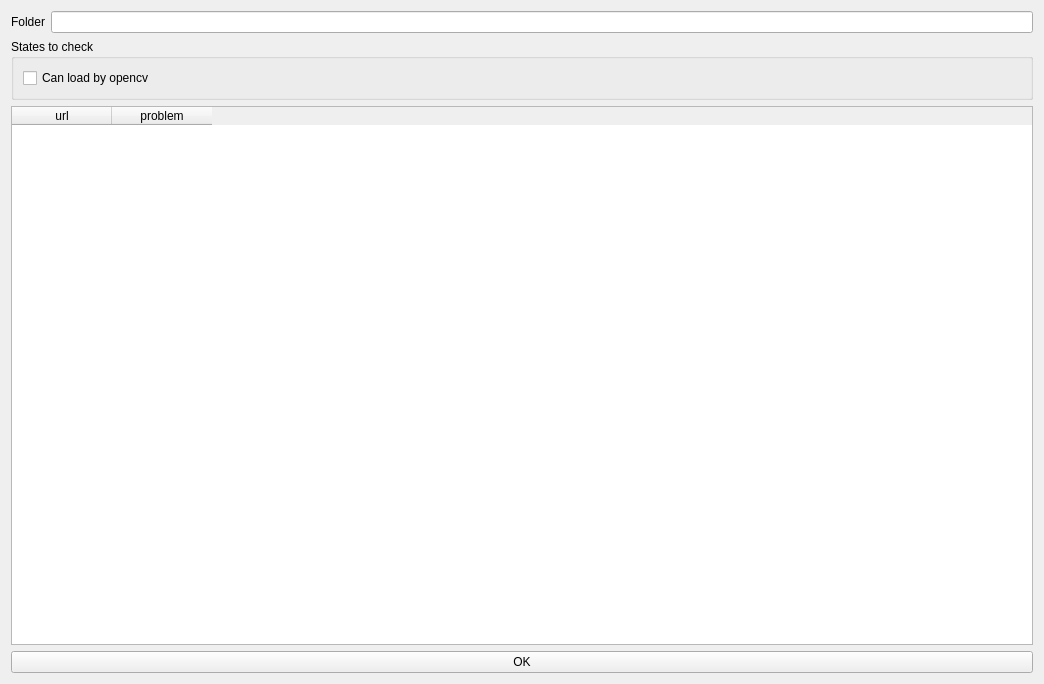
<?xml version="1.0" encoding="UTF-8"?>
<ui version="4.0">
 <class>check_images_state</class>
 <widget class="QWidget" name="check_images_state">
  <property name="geometry">
   <rect>
    <x>0</x>
    <y>0</y>
    <width>1044</width>
    <height>684</height>
   </rect>
  </property>
  <property name="windowTitle">
   <string>Form</string>
  </property>
  <layout class="QVBoxLayout" name="verticalLayout_2">
   <item>
    <layout class="QHBoxLayout" name="horizontalLayout">
     <item>
      <widget class="QLabel" name="label">
       <property name="text">
        <string>Folder</string>
       </property>
      </widget>
     </item>
     <item>
      <widget class="QLineEdit" name="lineEditFolder"/>
     </item>
    </layout>
   </item>
   <item>
    <widget class="QGroupBox" name="groupBox">
     <property name="title">
      <string>States to check</string>
     </property>
     <layout class="QVBoxLayout" name="verticalLayout">
      <item>
       <widget class="QCheckBox" name="checkBoxCanLoadByOpenCV">
        <property name="text">
         <string>Can load by opencv</string>
        </property>
       </widget>
      </item>
     </layout>
    </widget>
   </item>
   <item>
    <widget class="QTableWidget" name="tableWidget">
     <column>
      <property name="text">
       <string>url</string>
      </property>
     </column>
     <column>
      <property name="text">
       <string>problem</string>
      </property>
     </column>
    </widget>
   </item>
   <item>
    <widget class="QPushButton" name="pushButtonOK">
     <property name="text">
      <string>OK</string>
     </property>
    </widget>
   </item>
  </layout>
 </widget>
 <resources/>
 <connections/>
</ui>
